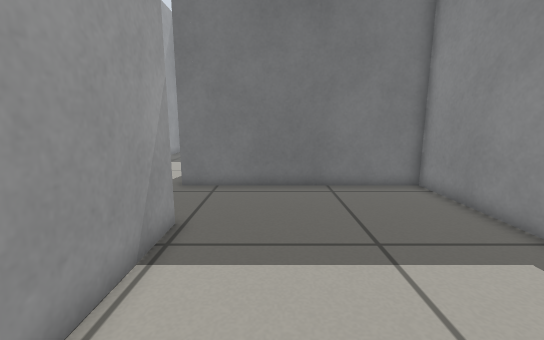
[1] (above)

17 first-person views from a walk through a Gazebo world. The camera is 0.57 m above the floor, tilts 10° down and sees 90° across. The floor is counted in squares, 0.2 m on a side. Each view is taken from the middle of a square. On the plan, view 1 faces up. The plan holds only what a view shows up to about 19 squares ahead; the rest is blank.

[2]
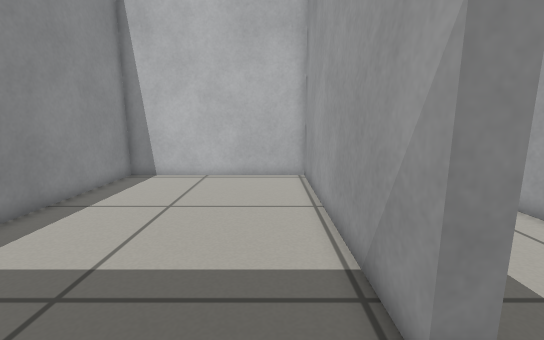

[3]
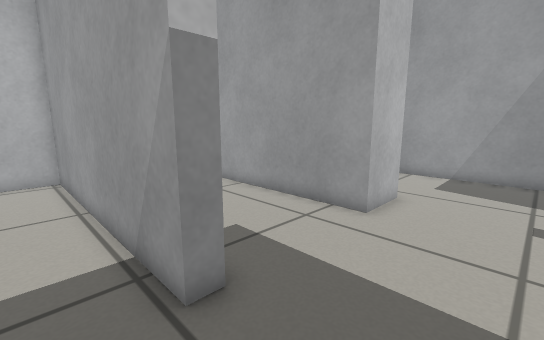

[4]
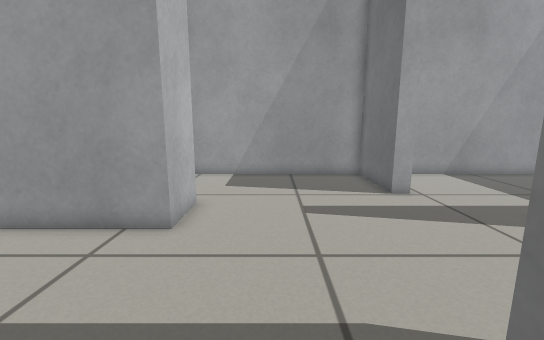

[5]
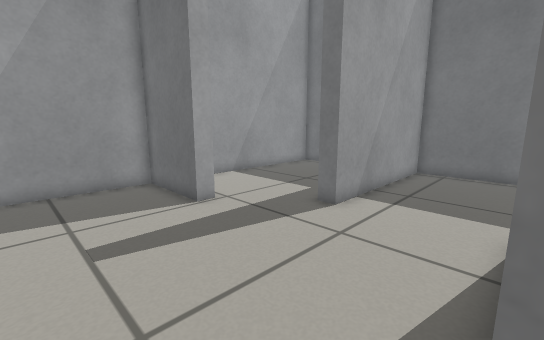

[6]
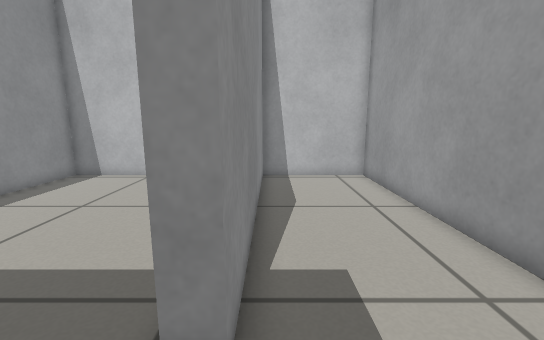

[7]
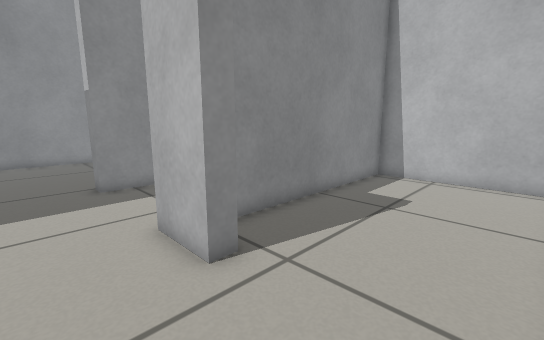

[8]
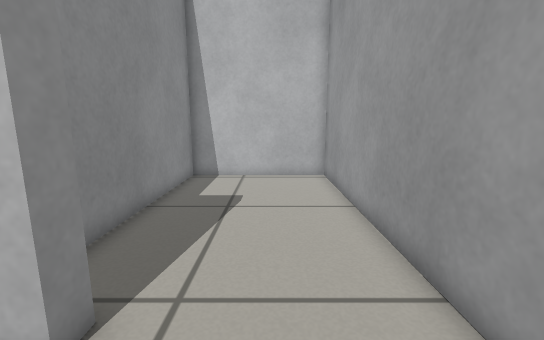

[9]
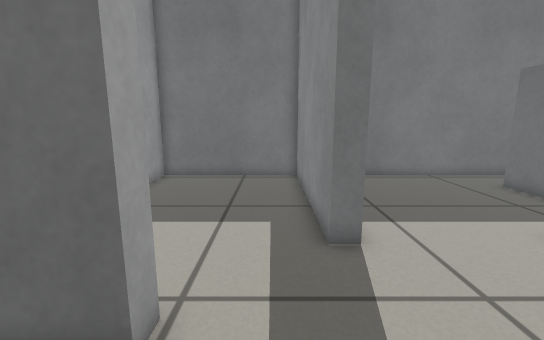

[10]
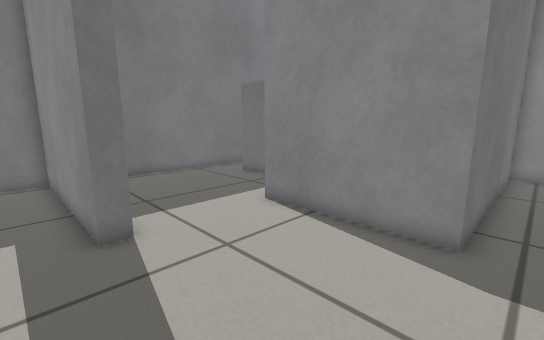

[11]
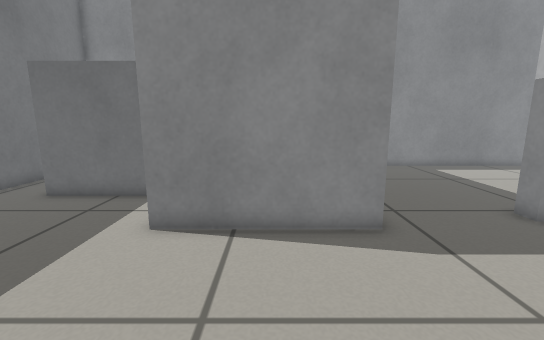

[12]
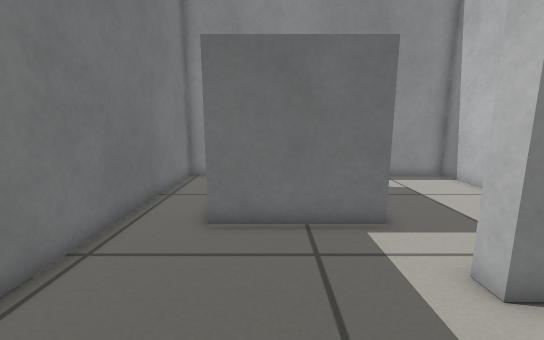

[13]
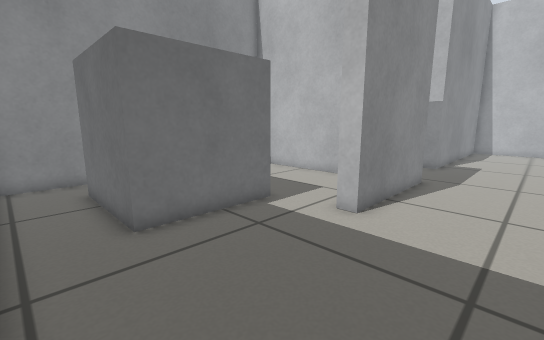

[14]
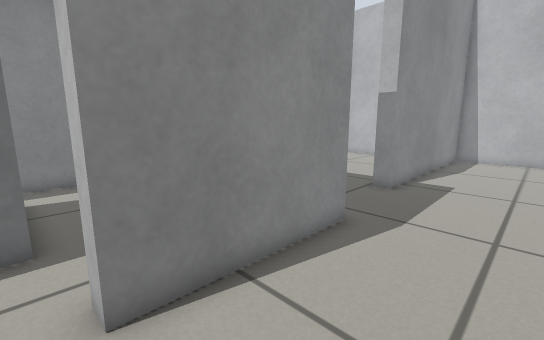

[15]
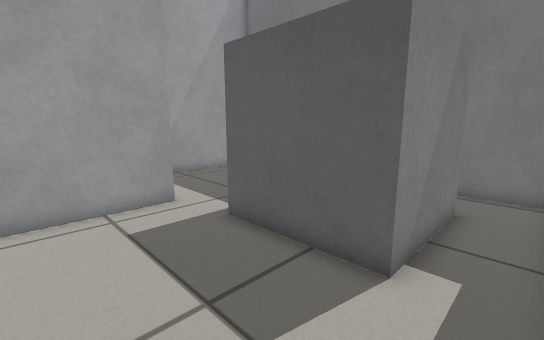

[16]
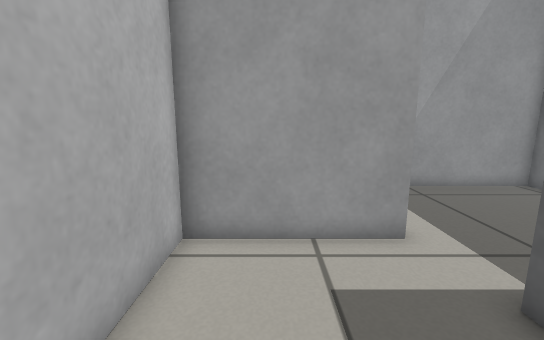

[17]
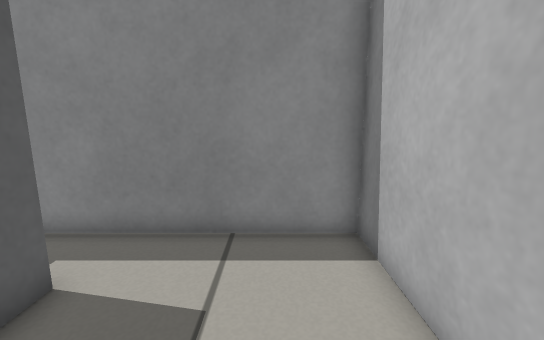

### Floor plan
Key: @ floor where view 1 was taken; # wall or solid block; . floor; B grey box.
Columns run from 17 left of view 1 to 7 right of it. Each row starts with its distance up from view 1.
 27 #########################
 26 #.......#...............#
 25 #.......#...............#
 24 #.......#........BBBBB..#
 23 #.......#.......B    B..#
 22 #.......#.......B    B..#
 21 #.......#.......B    B..#
 20 #.......#.......B    B..#
 19 #.......#.......BBBBBB..#
 18 #............#..........#
 17   ...........#..........#
 16    ..........#..........#
 15 #####........#..........#
 14 #............#..........#
 13 #............############
 12 #............############
 11 #.......................#
 10 #.......................#
  9 #.......................#
  8 #.......................#
  7 #.....###.....#.........#
  6 #......##.....#.........#
  5 #......##.....#.........#
  4 #......##.....#.........#
  3 #......##.....#.........#
  2 #......##.....#.........#
  1 #......##.....#.........#
  0 #......##.....#..@......#
 -1 #......##.....#.........#
 -2 #......##.....#.........#
 -3 #......##.....#.........#
 -4 #......##.....#.........#
 -5 #########################

Positions as (right, up) in squares from view 1, and headings:
1: (0, 0), facing up
2: (-1, 10), facing down
3: (-1, 11), facing down-left
4: (-2, 10), facing left
5: (-4, 10), facing up-left
6: (-4, 10), facing down
7: (-16, 10), facing down-right
8: (-14, 10), facing down
9: (-11, 12), facing up
10: (-11, 11), facing up-right
11: (-11, 15), facing right
12: (-8, 22), facing right
13: (-8, 26), facing down-right
14: (-8, 19), facing down-right
15: (6, 14), facing up-left
16: (3, 15), facing left
17: (0, 15), facing right
